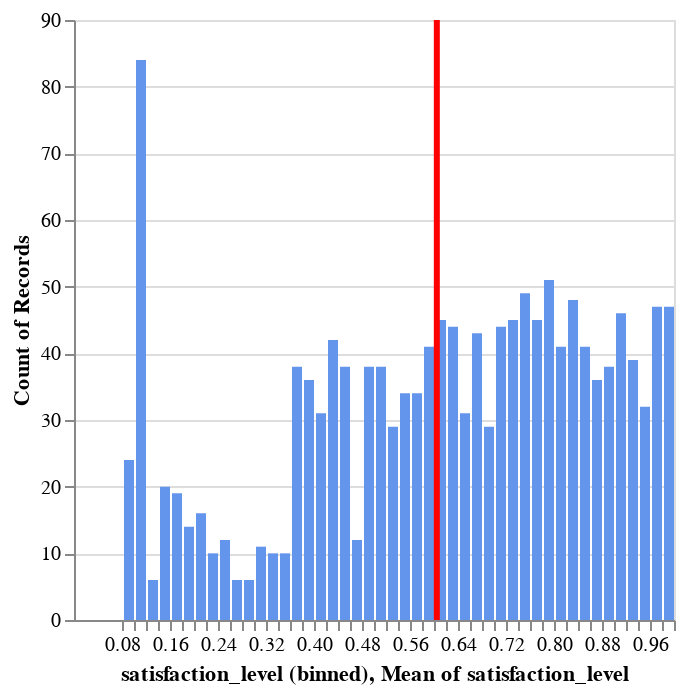

Source (notebook cell):
### Markdown cell above
## Distribution of Satisfaction Level
A basic look at the distribution of the variable of interest, satisfaction level.

### Code cell
satisfaction_hist = alt.Chart(subset).mark_bar(color="cornflowerblue").encode(x = alt.X('satisfaction_level', 
                                                       bin = alt.BinParams(maxbins = 50)), 
                                             y = 'count()') 

# Add a line showing the mean satisfaction
mean_line = alt.Chart(subset).mark_rule(color='red').encode(
    x='mean(satisfaction_level):Q',
    size=alt.value(3)
)

(satisfaction_hist+mean_line).display()

### Figure 1 — Vega-Lite specification as saved in the notebook (floating-point values rounded to 4 significant figures; data arrays with more than 128 entries replaced by an {"elided": "..."} marker saying what was removed)
{"config": {"view": {"continuousWidth": 300, "continuousHeight": 300}}, "layer": [{"mark": {"type": "bar", "color": "cornflowerblue"}, "encoding": {"x": {"bin": {"maxbins": 50}, "field": "satisfaction_level", "type": "quantitative"}, "y": {"aggregate": "count", "type": "quantitative"}}}, {"mark": {"type": "rule", "color": "red"}, "encoding": {"size": {"value": 3}, "x": {"aggregate": "mean", "field": "satisfaction_level", "type": "quantitative"}}}], "data": {"name": "data-740f5c0974ced78313ab5df534eed41f"}, "$schema": "https://vega.github.io/schema/vega-lite/v5.8.0.json", "datasets": {"data-740f5c0974ced78313ab5df534eed41f": {"elided": "1500 records"}}}
